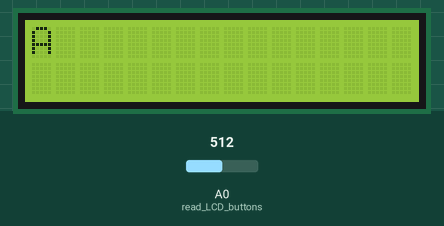
This sketch was run on a simulated Arduino Uno, built with avr-gcc and run on an emulated ATmega328P. On the bench: 16×2 character LCD. The test bench sets the inputs (shaded band); at power-on: A0 (read_LCD_buttons) = 512. What the sketch prints to the serial monitor is not drawn.

Above: at 1.2 s.
1.3 s: A0 (read_LCD_buttons) set to 637
2.8 s: A0 (read_LCD_buttons) set to 657
At 2.88 s:
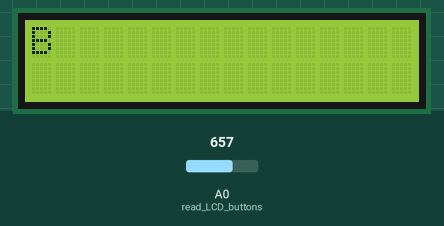
At 3.29 s:
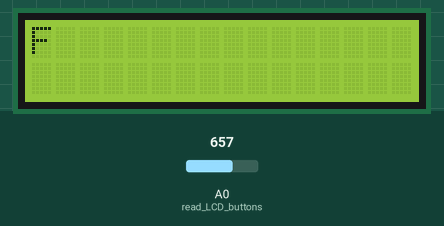
4.6 s: A0 (read_LCD_buttons) set to 40
At 4.73 s:
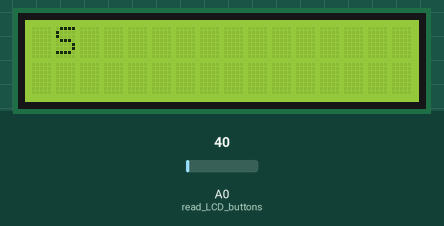
6.1 s: A0 (read_LCD_buttons) set to 660
At 6.16 s:
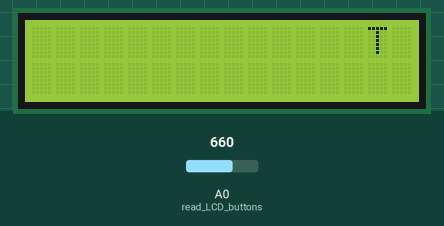
7.9 s: A0 (read_LCD_buttons) set to 831
9.4 s: A0 (read_LCD_buttons) set to 859
Timing chart, 0 to 11.9 s (numbered marks = the images above; inputs shaded):
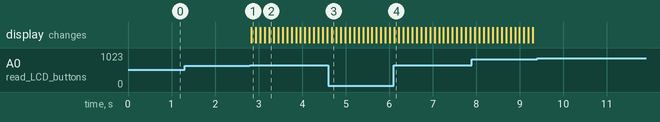

Measured:
- the behaviour switches between 649 and 650 on A0 (read_LCD_buttons) (found by bisection; images 0 and 1)
- after the input at 1.3 s, every drawn part: stays the same
- after the input at 2.8 s, the display: changes at once (image 1)
- after the input at 6.1 s, the display: changes at once (image 4)
- after the input at 9.4 s, every drawn part: stays the same

The sketch:

letraCursor.ino
```cpp
#include <LiquidCrystal.h>
#define btnRIGHT  0
#define btnUP     1
#define btnDOWN   2
#define btnLEFT   3
#define btnSELECT 4
#define btnNONE   5

int adc_key_in  = 0;
LiquidCrystal lcd(4, 5, 6, 7, 8, 9);
int botonRecibido = btnNONE;
int col = 0;
int row = 0;
int letra = 65;


int read_LCD_buttons()
{
  adc_key_in = analogRead(A0);
  if (adc_key_in > 900) return btnNONE;
  if (adc_key_in < 50)   return btnRIGHT;
  if (adc_key_in < 250)  return btnUP;
  if (adc_key_in < 450)  return btnDOWN;
  if (adc_key_in < 650)  return btnLEFT;
  if (adc_key_in < 850)  return btnSELECT;
  return btnNONE;
}

int moverCursor(int botonRecibido) {
  if (botonRecibido == btnRIGHT) {
    if (col < 16) {
      col = col + 1;
      return col;

    }


  }

  if (botonRecibido == btnLEFT) {
    if (col > 0 ) {

      col = col -1;
      return col;
    }
  }

  if (botonRecibido == btnUP) {
    if (row == 1) {
      row = 0;
    }
    return row;
  }

  if (botonRecibido == btnDOWN) {
    if (row == 0) {
      row = 1;
    }
    return row;
  }

  return 16;
}

void setup()
{
  Serial.begin(9600);
  lcd.begin(16, 2);
 lcd.setCursor(0, 0);
  lcd.print((char)letra);
}

void loop()
{


  delay(100);
  botonRecibido = read_LCD_buttons();


  if (botonRecibido != btnNONE) {
    int retorno = moverCursor(botonRecibido);


    if(botonRecibido == btnSELECT){


      if(letra < 90){
      letra = letra +1;
      }else{
      letra = 65;

      }

  Serial.print(letra);

    }
  }


  lcd.clear();
  lcd.setCursor(col,row);
  lcd.print((char)letra);


}
```
